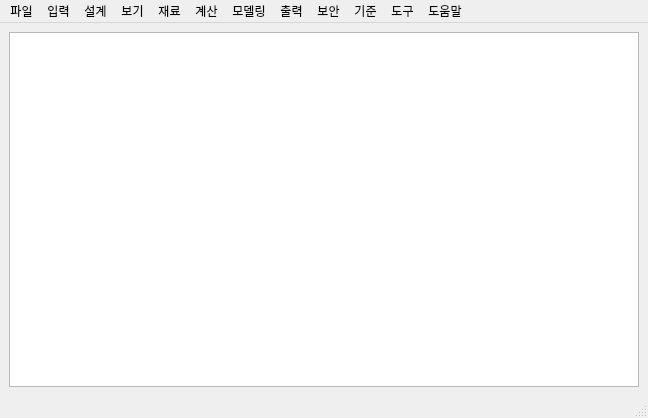
<?xml version="1.0" encoding="UTF-8"?>
<ui version="4.0">
 <class>MainWindow</class>
 <widget class="QMainWindow" name="MainWindow">
  <property name="geometry">
   <rect>
    <x>0</x>
    <y>0</y>
    <width>648</width>
    <height>418</height>
   </rect>
  </property>
  <property name="cursor">
   <cursorShape>UpArrowCursor</cursorShape>
  </property>
  <property name="contextMenuPolicy">
   <enum>Qt::DefaultContextMenu</enum>
  </property>
  <property name="windowTitle">
   <string>변압기설계 프로그램(kepri)</string>
  </property>
  <property name="toolTipDuration">
   <number>-4</number>
  </property>
  <widget class="QWidget" name="centralwidget">
   <property name="focusPolicy">
    <enum>Qt::TabFocus</enum>
   </property>
   <layout class="QGridLayout" name="gridLayout">
    <item row="0" column="0">
     <layout class="QVBoxLayout" name="verticalLayout">
      <item>
       <widget class="QPlainTextEdit" name="plainTextEdit">
        <property name="focusPolicy">
         <enum>Qt::WheelFocus</enum>
        </property>
        <property name="contextMenuPolicy">
         <enum>Qt::ActionsContextMenu</enum>
        </property>
        <property name="toolTipDuration">
         <number>-2</number>
        </property>
        <property name="layoutDirection">
         <enum>Qt::LeftToRight</enum>
        </property>
       </widget>
      </item>
     </layout>
    </item>
   </layout>
  </widget>
  <widget class="QMenuBar" name="menubar">
   <property name="geometry">
    <rect>
     <x>0</x>
     <y>0</y>
     <width>648</width>
     <height>21</height>
    </rect>
   </property>
   <property name="focusPolicy">
    <enum>Qt::ClickFocus</enum>
   </property>
   <widget class="QMenu" name="menu_file">
    <property name="cursor">
     <cursorShape>PointingHandCursor</cursorShape>
    </property>
    <property name="layoutDirection">
     <enum>Qt::RightToLeft</enum>
    </property>
    <property name="title">
     <string>파일</string>
    </property>
    <addaction name="file_newdesign"/>
    <addaction name="action_load"/>
    <addaction name="action_save"/>
    <addaction name="file_save_as"/>
    <addaction name="file_quit"/>
   </widget>
   <widget class="QMenu" name="menu_input">
    <property name="cursor">
     <cursorShape>PointingHandCursor</cursorShape>
    </property>
    <property name="title">
     <string>입력</string>
    </property>
   </widget>
   <widget class="QMenu" name="menu_design">
    <property name="cursor">
     <cursorShape>PointingHandCursor</cursorShape>
    </property>
    <property name="layoutDirection">
     <enum>Qt::RightToLeft</enum>
    </property>
    <property name="title">
     <string>설계</string>
    </property>
   </widget>
   <widget class="QMenu" name="menu_view">
    <property name="cursor">
     <cursorShape>PointingHandCursor</cursorShape>
    </property>
    <property name="layoutDirection">
     <enum>Qt::RightToLeft</enum>
    </property>
    <property name="title">
     <string>보기</string>
    </property>
   </widget>
   <widget class="QMenu" name="menu_material">
    <property name="cursor">
     <cursorShape>PointingHandCursor</cursorShape>
    </property>
    <property name="layoutDirection">
     <enum>Qt::RightToLeft</enum>
    </property>
    <property name="title">
     <string>재료</string>
    </property>
   </widget>
   <widget class="QMenu" name="menu_calculate">
    <property name="cursor">
     <cursorShape>PointingHandCursor</cursorShape>
    </property>
    <property name="layoutDirection">
     <enum>Qt::RightToLeft</enum>
    </property>
    <property name="title">
     <string>계산</string>
    </property>
   </widget>
   <widget class="QMenu" name="menu_modelling">
    <property name="cursor">
     <cursorShape>PointingHandCursor</cursorShape>
    </property>
    <property name="layoutDirection">
     <enum>Qt::RightToLeft</enum>
    </property>
    <property name="title">
     <string>모델링</string>
    </property>
   </widget>
   <widget class="QMenu" name="menu_print">
    <property name="cursor">
     <cursorShape>PointingHandCursor</cursorShape>
    </property>
    <property name="layoutDirection">
     <enum>Qt::RightToLeft</enum>
    </property>
    <property name="title">
     <string>출력</string>
    </property>
   </widget>
   <widget class="QMenu" name="menu_security">
    <property name="cursor">
     <cursorShape>PointingHandCursor</cursorShape>
    </property>
    <property name="layoutDirection">
     <enum>Qt::RightToLeft</enum>
    </property>
    <property name="title">
     <string>보안</string>
    </property>
   </widget>
   <widget class="QMenu" name="menu_standard">
    <property name="cursor">
     <cursorShape>PointingHandCursor</cursorShape>
    </property>
    <property name="layoutDirection">
     <enum>Qt::RightToLeft</enum>
    </property>
    <property name="title">
     <string>기준</string>
    </property>
   </widget>
   <widget class="QMenu" name="menu_tool">
    <property name="cursor">
     <cursorShape>PointingHandCursor</cursorShape>
    </property>
    <property name="layoutDirection">
     <enum>Qt::RightToLeft</enum>
    </property>
    <property name="title">
     <string>도구</string>
    </property>
   </widget>
   <widget class="QMenu" name="menu_help">
    <property name="cursor">
     <cursorShape>PointingHandCursor</cursorShape>
    </property>
    <property name="layoutDirection">
     <enum>Qt::RightToLeft</enum>
    </property>
    <property name="title">
     <string>도움말</string>
    </property>
   </widget>
   <addaction name="menu_file"/>
   <addaction name="menu_input"/>
   <addaction name="menu_design"/>
   <addaction name="menu_view"/>
   <addaction name="menu_material"/>
   <addaction name="menu_calculate"/>
   <addaction name="menu_modelling"/>
   <addaction name="menu_print"/>
   <addaction name="menu_security"/>
   <addaction name="menu_standard"/>
   <addaction name="menu_tool"/>
   <addaction name="menu_help"/>
  </widget>
  <widget class="QStatusBar" name="statusbar"/>
  <action name="file_newdesign">
   <property name="text">
    <string>신규설계</string>
   </property>
  </action>
  <action name="action_load">
   <property name="iconText">
    <string>불러오기</string>
   </property>
   <property name="toolTip">
    <string>불러오기</string>
   </property>
   <property name="shortcut">
    <string>Ctrl+O</string>
   </property>
   <property name="shortcutContext">
    <enum>Qt::WindowShortcut</enum>
   </property>
  </action>
  <action name="action_save">
   <property name="text">
    <string>저장하기</string>
   </property>
   <property name="iconText">
    <string>저장하기</string>
   </property>
   <property name="toolTip">
    <string>저장하기</string>
   </property>
   <property name="shortcut">
    <string>Ctrl+S</string>
   </property>
   <property name="shortcutContext">
    <enum>Qt::ApplicationShortcut</enum>
   </property>
  </action>
  <action name="file_save_as">
   <property name="text">
    <string>다른이름으로 저장하기</string>
   </property>
  </action>
  <action name="file_quit">
   <property name="text">
    <string>종료하기</string>
   </property>
  </action>
 </widget>
 <resources/>
 <connections/>
</ui>
